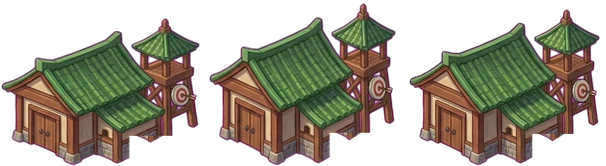
#> input picture assets/images/map/map-bld-barracks-archer-enter.webp, 606 x 166 px
$ python extract.py ../../../assets/images/map/map-bld-barracks-archer-enter.webp ../../../assets/images/map/map-bld-barracks-archer.webp
#> lines starting #> are read from the running program, lines starting #| are printed output that depends on the picture; after the words box and inside, x2 and y2 are one past the last pixel; in counts of white or black regions, pixels touching at a corner belong together
#!/usr/bin/env python3
"""제미나이 소스(단색 마젠타 배경)에서 배경을 지우고 파츠를 하나씩 잘라 낸다.

사용: python3 extract.py src/<이름>-parts.png [src/<이름>-ref.png]
결과: parts/<이름>/part-XX.png (+ ref.png), parts/<이름>/index.png (번호 붙인 확인용)
"""
import os, sys
import numpy as np
from PIL import Image, ImageDraw, ImageFont
from scipy import ndimage

KEY = np.array([255.0, 0.0, 255.0])


def key_out(path):
    """마젠타 배경 → 투명. 경계 픽셀은 배경색을 빼서 색 번짐(despill)을 없앤다."""
    a = np.asarray(Image.open(path).convert("RGB")).astype(np.float32)
    r, g, b = a[..., 0], a[..., 1], a[..., 2]
    m = np.minimum(r, b) - g                   # 마젠타 정도 (배경 ≈ 240)
    alpha = np.clip((215.0 - m) / (215.0 - 70.0), 0, 1)
    # 제미나이 워터마크(오른쪽 아래 반짝이) 지우기
    h, w = alpha.shape
#> h = 166; w = 606
    alpha[int(h*.80):int(h*.92), int(w*.88):int(w*.95)] *= (m[int(h*.80):int(h*.92), int(w*.88):int(w*.95)] < 120)
#> alpha: shape (166, 606) float32; min 0, max 1, mean 0.998
    safe = np.maximum(alpha, 1e-3)[..., None]
    rgb = (a - (1 - alpha)[..., None] * KEY) / safe
    rgb = np.clip(rgb, 0, 255)
    # 남은 분홍 테두리 억제: 반투명 픽셀에서 R·B가 G보다 과하게 크면 낮춤
    edge = (alpha > 0) & (alpha < .98)
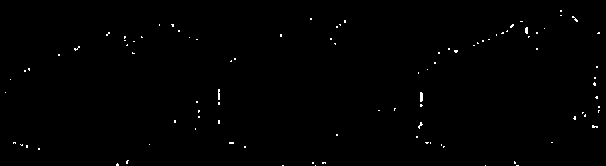
#> edge: shape (166, 606) bool; 0.49% white in thin lines or dots
    lim = rgb[..., 1] + 60
    rgb[..., 0] = np.where(edge, np.minimum(rgb[..., 0], np.maximum(lim, rgb[..., 0] * .85)), rgb[..., 0])
#> rgb: shape (166, 606, 3) float64; mean R, G, B 71.8, 65.3, 52.4
    rgb[..., 2] = np.where(edge, np.minimum(rgb[..., 2], np.maximum(lim, rgb[..., 2] * .85)), rgb[..., 2])
#> rgb: shape (166, 606, 3) float64; mean R, G, B 71.8, 65.3, 52.4
    out = np.dstack([rgb, alpha * 255]).astype(np.uint8)
    return Image.fromarray(out, "RGBA")


def split(img, min_area=1500):
#> called with min_area = 1500
    al = np.asarray(img)[..., 3]
    lab, n = ndimage.label(al > 20, structure=np.ones((3, 3)))
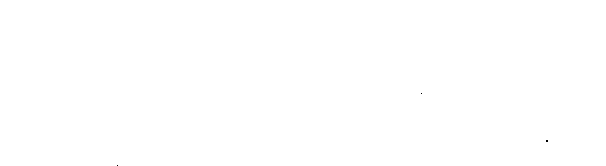
#> lab: shape (166, 606) int32; values 0 (black) and 1 (white), 100% white; black in thin lines or dots, all inside (x1, y1, x2, y2) = (117, 93, 548, 166)
#> n = 1
    parts = []
    for i, sl in enumerate(ndimage.find_objects(lab), 1):
        area = int((lab[sl] == i).sum())
        if area < min_area:
            continue
        crop = np.asarray(img)[sl].copy()
        crop[..., 3] = np.where(lab[sl] == i, crop[..., 3], 0)
        # 경계의 반투명 픽셀도 포함 (라벨 주변 2px 확장)
        grown = ndimage.binary_dilation(lab[sl] == i, iterations=2)
        crop[..., 3] = np.where(grown, np.asarray(img)[sl][..., 3], 0)
        parts.append(((sl[1].start, sl[0].start), Image.fromarray(crop, "RGBA"), area))
#> this loop made 1 pass
#> (i, area) on pass 1: (1, 100590)
#> after the loop, parts = 1 item
    parts.sort(key=lambda p: (p[0][1] // 120, p[0][0]))
    return parts


if __name__ == "__main__":
    src = sys.argv[1]
    name = os.path.basename(src).replace("-parts.png", "")
    out = os.path.join(os.path.dirname(os.path.abspath(__file__)), "parts", name)
    os.makedirs(out, exist_ok=True)
    img = key_out(src)
    img.save(os.path.join(out, "parts-keyed.png"))
    parts = split(img)
#> parts = 1 item
    idx = Image.new("RGBA", img.size, (90, 140, 90, 255))
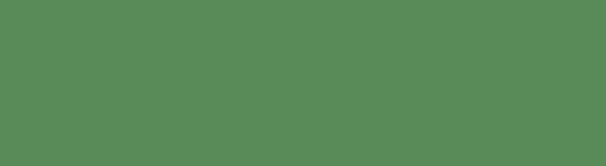
#> idx: PIL image 606x166 RGBA; mean R, G, B, A 90, 140, 90, 255
    d = ImageDraw.Draw(idx)
    for k, ((x, y), p, area) in enumerate(parts):
        p.save(os.path.join(out, f"part-{k:02d}.png"))
        idx.alpha_composite(p, (x, y))
        d.rectangle((x, y, x + p.width, y + p.height), outline=(255, 255, 0, 255), width=2)
        d.text((x + 6, y + 4), str(k), fill=(255, 255, 0, 255), font=ImageFont.load_default(size=36))
        print(k, (x, y), p.size, area)
#> this loop made 1 pass
#> (x, y, area) on pass 1: (0, 0, 100590)
#| 0 (0, 0) (606, 166) 100590
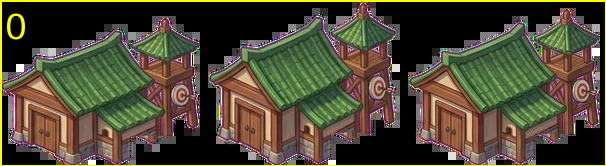
#> idx: PIL image 606x166 RGBA; mean R, G, B, A 77.8, 71.4, 52.1, 255
    idx.save(os.path.join(out, "index.png"))
    if len(sys.argv) > 2:
        ref = key_out(sys.argv[2])
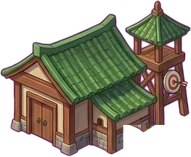
#> input picture assets/images/map/map-bld-barracks-archer.webp, 191 x 157 px
#> in key_out (call 2), `edge = (alpha > 0) & (alpha < .98)`:
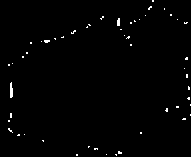
#> edge: shape (157, 191) bool; 0.99% white in thin lines or dots
#> in key_out (call 2), `rgb[..., 0] = np.where(edge, np.minimum(rgb[..., 0], np.maximum(lim, r..`:
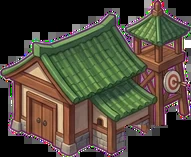
#> rgb: shape (157, 191, 3) float64; mean R, G, B 79, 71.9, 57.4
#> in key_out (call 2), `rgb[..., 2] = np.where(edge, np.minimum(rgb[..., 2], np.maximum(lim, r..`: rgb: shape (157, 191, 3) float64; 0.39% of pixels changed, all inside (x1, y1, x2, y2) = (8, 7, 191, 156)
        ref = ref.crop(ref.getbbox())
        ref.save(os.path.join(out, "ref.png"))
        print("ref", ref.size)
#| ref (191, 157)
